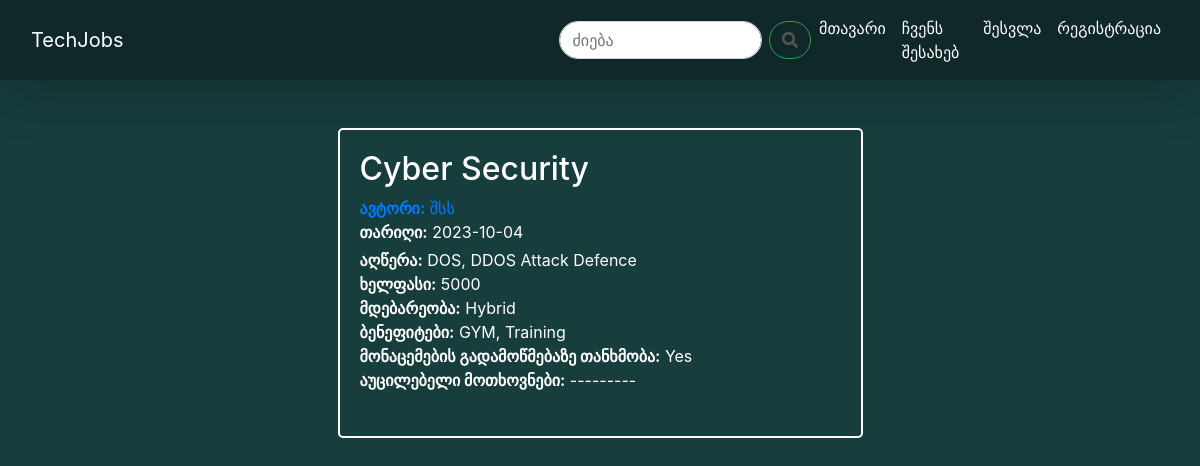
/job/39, run on the app's committed database.
### app/models.py (models this page shows, shortened)
class Job(db.Model):
    id = db.Column(db.Integer, primary_key=True)
    title = db.Column(db.String(20), unique=True, nullable=False)
    date_posted = db.Column(db.DateTime, nullable=False, default=datetime.utcnow)
    description = db.Column(db.Text, nullable=False)
    user_id = db.Column(db.Integer, db.ForeignKey('user.id'), nullable=False)
    salary = db.Column(db.String(50), nullable=True)
    location = db.Column(db.String(100), nullable=True)
    benefits = db.Column(db.Text, nullable=True)
    data_verification = db.Column(db.Text, nullable=True)
    required_skills = db.Column(db.Text, nullable=True)

class User(db.Model, UserMixin):
    id = db.Column(db.Integer, primary_key=True)
    username = db.Column(db.String(20), unique=True, nullable=False)
    email = db.Column(db.String(120), unique=True, nullable=False)
    image_file = db.Column(db.String(20), nullable=False, default='default.jpg')
    password = db.Column(db.String(30), nullable=False)
    jobs = db.relationship('Job', backref='author', lazy=True)

### app/jobs/routes.py (the view)
@jobs.route('/job/<int:job_id>')
def job(job_id):
    job = Job.query.get_or_404(job_id)
    return render_template('job.html', title=job.title, job=job)

### app/templates/job.html (shortened to what this page needs)
{% extends "base.html" %}
{% block content %}
<br>
<br>
<div class="container">
    <div class="row">
        <div class="col-md-6 offset-md-3">
            <div class="rectangle-border">
                <h2 class="white-text">{{ job.title }}</h2>
                <a class="mb-1" href="{{ url_for('users.user_jobs', username=job.author.username) }}"><strong>ავტორი:</strong> {{ job.author.username }}</a>
                <p class="white-text mb-1"><strong>თარიღი:</strong> {{ job.date_posted.strftime('%Y-%m-%d') }}</p>
                <p class="white-text mb-0"><strong>აღწერა:</strong> {{ job.description }}</p>
                {% if job.salary %}
                <p class="white-text mb-0"><strong>ხელფასი:</strong> {{ job.salary }}</p>
                {% endif %}
                {% if job.location %}
                <p class="white-text mb-0"><strong>მდებარეობა:</strong> {{ job.location }}</p>
                {% endif %}
                {% if job.benefits %}
                <p class="white-text mb-0"><strong>ბენეფიტები:</strong> {{ job.benefits }}</p>
                {% endif %}
                {% if job.data_verification %}
                <p class="white-text mb-0"><strong>მონაცემების გადამოწმებაზე თანხმობა:</strong> {{ job.data_verification }}</p>
                {% endif %}
                {% if job.required_skills %}
                <p class="white-text mb-0"><strong>აუცილებელი მოთხოვნები:</strong> {{ job.required_skills }}</p>
                {% endif %}
                <br>
            </div>
        </div>
    </div>
</div>
{% endblock %}

### app/static/main.css (style rules this page uses)
body { background-color: #183D3D; }
.white-text { color: #fff; }
.rectangle-border { border: 2px solid #fff; border-radius: 5px; padding: 20px; }

### data on the page
Job: title "Cyber Security", date_posted "2023-10-04", description "DOS, DDOS Attack Defence", salary "5000", location "Hybrid", benefits "GYM, Training", data_verification "Yes", required_skills "---------"
User: author.username "შსს"
